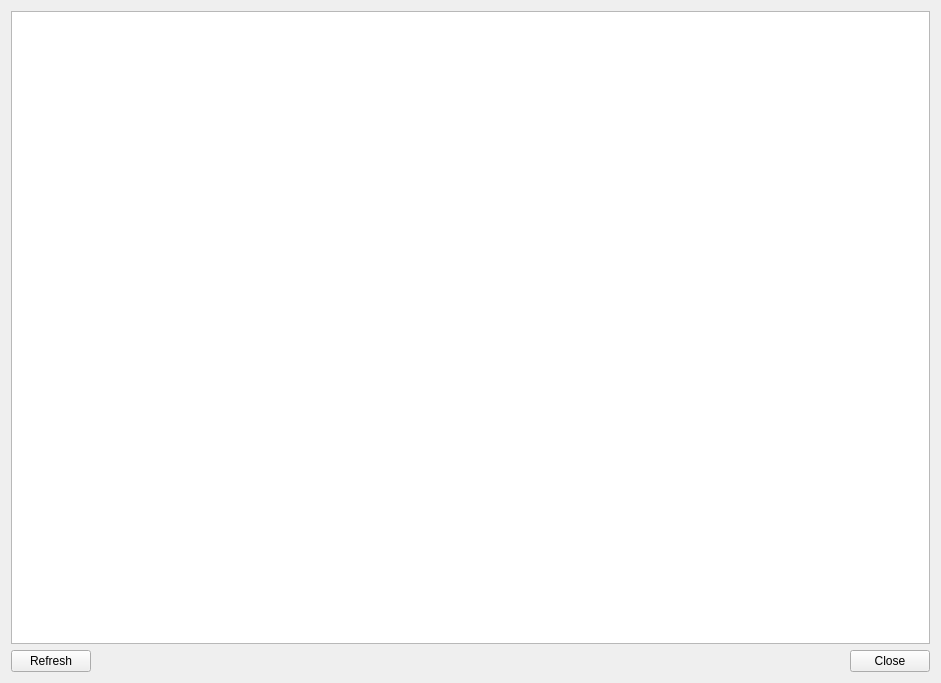
<?xml version="1.0" encoding="UTF-8"?>
<ui version="4.0">
 <class>MemoryDebug</class>
 <widget class="QWidget" name="MemoryDebug">
  <property name="geometry">
   <rect>
    <x>0</x>
    <y>0</y>
    <width>941</width>
    <height>683</height>
   </rect>
  </property>
  <property name="windowTitle">
   <string>Memory Debug</string>
  </property>
  <layout class="QVBoxLayout" name="verticalLayout">
   <item>
    <widget class="QPlainTextEdit" name="debug_text">
     <property name="acceptDrops">
      <bool>false</bool>
     </property>
     <property name="readOnly">
      <bool>true</bool>
     </property>
    </widget>
   </item>
   <item>
    <layout class="QHBoxLayout" name="horizontalLayout">
     <item>
      <widget class="QPushButton" name="refreshButton">
       <property name="text">
        <string>Refresh</string>
       </property>
      </widget>
     </item>
     <item>
      <spacer name="horizontalSpacer">
       <property name="orientation">
        <enum>Qt::Horizontal</enum>
       </property>
       <property name="sizeHint" stdset="0">
        <size>
         <width>40</width>
         <height>20</height>
        </size>
       </property>
      </spacer>
     </item>
     <item>
      <widget class="QPushButton" name="closeButton">
       <property name="text">
        <string>Close</string>
       </property>
      </widget>
     </item>
    </layout>
   </item>
  </layout>
 </widget>
 <resources/>
 <connections/>
</ui>
